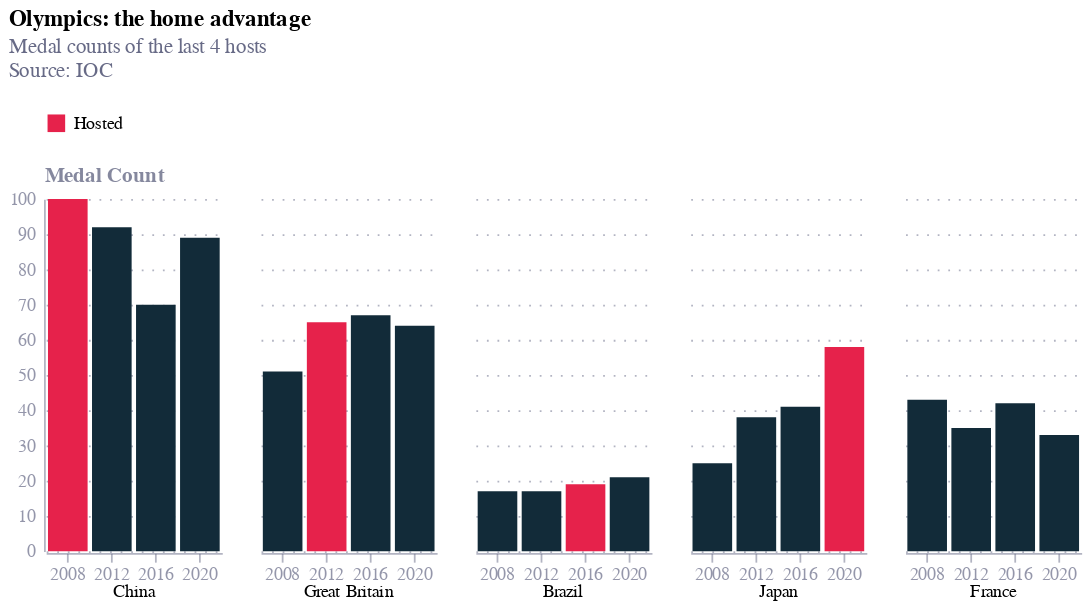

The cell this chart's notebook holds for it:
### Code cell
base = alt.Chart(olymp).mark_bar().encode(
    x=alt.X('Year:O', title=None),
    y=alt.Y('Medals:Q', axis=alt.Axis(title='Medal Count')),
    color=alt.Color('Hosted:N',
        scale=alt.Scale(domain=['Hosted', 'None'], range=['#E6224B', '#122B39']),
        legend=alt.Legend(
            title=None,
            values=['Hosted'],
            orient='top'
        )
    ),
    tooltip=['Country', 'Medals', 'Year']
).properties(
    width=100,
    height=200
)
chart = base.facet(
    column=alt.Column('Country:N', header=alt.Header(title=None, labelAngle=0, labelOrient='bottom'), sort=['China', 'Great Britain', 'Brazil', 'Japan', 'France']),
    columns=5
)
chart = chart.properties(
        title={
        "text": ["Olympics: the home advantage"],
        "subtitle": ["Medal counts of the last 4 hosts", "Source: IOC", ""],
        "subtitleColor": "#676A86",
    }
)

chart

### Figure 1 — Vega-Lite specification as saved in the notebook (floating-point values rounded to 4 significant figures)
{"config": {"font": "Circular Std", "mark": {"line": {"interpolate": "monotone"}}, "view": {"stroke": "transparent", "width": 400, "height": 300}, "range": {"category": ["#36B7B4", "#E6224B", "#F4C245", "#0063AF", "#00A767", "#179FDB", "#EB5C2E"], "diverging": ["#E6224B", "#E54753", "#C9C9C9", "#179FDB", "#122B39"], "heatmap": ["#C9C9C9", "#179FDB", "#0063AF", "#122B39"], "ordinal": ["#00A767", "#36B7B4", "#179FDB", "#0063AF", "#243B5A"]}, "axisX": {"domainColor": "#676A86", "domainOpacity": 0.5, "grid": false, "labelAngle": 0, "labelColor": "#676A86", "labelOpacity": 0.7, "orient": "bottom", "tickColor": "#676A86", "tickCount": 10, "tickOpacity": 0.5, "title": false, "titleAlign": "center", "titleAnchor": "middle", "titleColor": "#676A86", "titleFontSize": 12, "titleOpacity": 0.8, "titleY": -15}, "axisY": {"domainColor": "#676A86", "domainOpacity": 0.5, "gridColor": "#676A86", "gridDash": [1, 5], "gridOpacity": 0.5, "labelColor": "#676A86", "labelOpacity": 0.7, "labelPadding": 5, "tickColor": "#676A86", "tickCount": 8, "tickOpacity": 0.5, "ticks": false, "titleAlign": "left", "titleAngle": 0, "titleBaseline": "bottom", "titleColor": "#676A86", "titleFontSize": 12, "titleOpacity": 0.8, "titleX": 0, "titleY": -7}}, "data": {"name": "data-20932962d6074a6024a308ce1b336f4f"}, "facet": {"column": {"field": "Country", "header": {"labelAngle": 0, "labelOrient": "bottom", "title": null}, "sort": ["China", "Great Britain", "Brazil", "Japan", "France"], "type": "nominal"}}, "spec": {"mark": {"type": "bar"}, "encoding": {"color": {"field": "Hosted", "legend": {"orient": "top", "title": null, "values": ["Hosted"]}, "scale": {"domain": ["Hosted", "None"], "range": ["#E6224B", "#122B39"]}, "type": "nominal"}, "tooltip": [{"field": "Country", "type": "nominal"}, {"field": "Medals", "type": "quantitative"}, {"field": "Year", "type": "quantitative"}], "x": {"field": "Year", "title": null, "type": "ordinal"}, "y": {"axis": {"title": "Medal Count"}, "field": "Medals", "type": "quantitative"}}, "height": 200, "width": 100}, "columns": 5, "title": {"text": ["Olympics: the home advantage"], "subtitle": ["Medal counts of the last 4 hosts", "Source: IOC", ""], "subtitleColor": "#676A86"}, "$schema": "https://vega.github.io/schema/vega-lite/v5.16.3.json", "datasets": {"data-20932962d6074a6024a308ce1b336f4f": [{"Year": 2008, "Country": "Japan", "Medals": 25, "Hosted": "None"}, {"Year": 2012, "Country": "Japan", "Medals": 38, "Hosted": "None"}, {"Year": 2016, "Country": "Japan", "Medals": 41, "Hosted": "None"}, {"Year": 2020, "Country": "Japan", "Medals": 58, "Hosted": "Hosted"}, {"Year": 2008, "Country": "China", "Medals": 100, "Hosted": "Hosted"}, {"Year": 2012, "Country": "China", "Medals": 92, "Hosted": "None"}, {"Year": 2016, "Country": "China", "Medals": 70, "Hosted": "None"}, {"Year": 2020, "Country": "China", "Medals": 89, "Hosted": "None"}, {"Year": 2008, "Country": "Great Britain", "Medals": 51, "Hosted": "None"}, {"Year": 2012, "Country": "Great Britain", "Medals": 65, "Hosted": "Hosted"}, {"Year": 2016, "Country": "Great Britain", "Medals": 67, "Hosted": "None"}, {"Year": 2020, "Country": "Great Britain", "Medals": 64, "Hosted": "None"}, {"Year": 2008, "Country": "France", "Medals": 43, "Hosted": "None"}, {"Year": 2012, "Country": "France", "Medals": 35, "Hosted": "None"}, {"Year": 2016, "Country": "France", "Medals": 42, "Hosted": "None"}, {"Year": 2020, "Country": "France", "Medals": 33, "Hosted": "None"}, {"Year": 2008, "Country": "Brazil", "Medals": 17, "Hosted": "None"}, {"Year": 2012, "Country": "Brazil", "Medals": 17, "Hosted": "None"}, {"Year": 2016, "Country": "Brazil", "Medals": 19, "Hosted": "Hosted"}, {"Year": 2020, "Country": "Brazil", "Medals": 21, "Hosted": "None"}]}}
